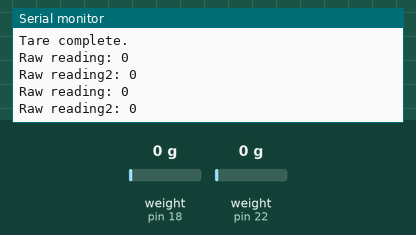
Bench run of a sketch on a simulated Arduino Uno, built with avr-gcc and run on an emulated ATmega328P. On the bench: the last lines printed to the serial monitor. The test bench sets the inputs (shaded band); at power-on: weight on the scale (sensors on pin 18, pin 22) 0 g.

Above: at 5.2 s.
5.3 s: weight on the scale (sensor on pin 18) set to 100 g
At 6.1 s:
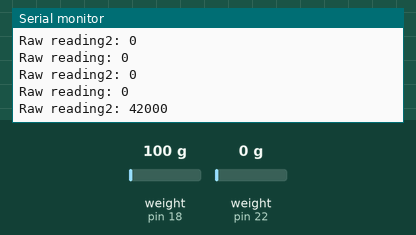
6.8 s: weight on the scale (sensor on pin 22) set to 100 g
At 7.5 s:
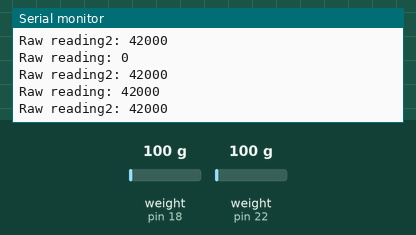
8.3 s: weight on the scale (sensor on pin 18) set to 1250 g
At 8.9 s:
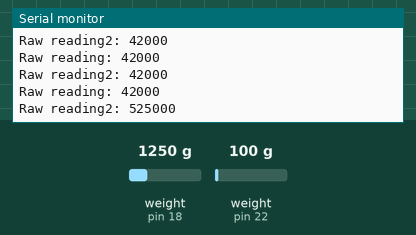
9.8 s: weight on the scale (sensor on pin 22) set to 1250 g
At 10.3 s:
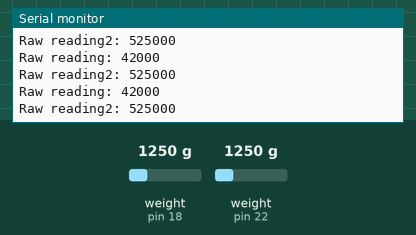
Timing chart, 0 to 12.3 s (numbered marks = the images above; inputs shaded):
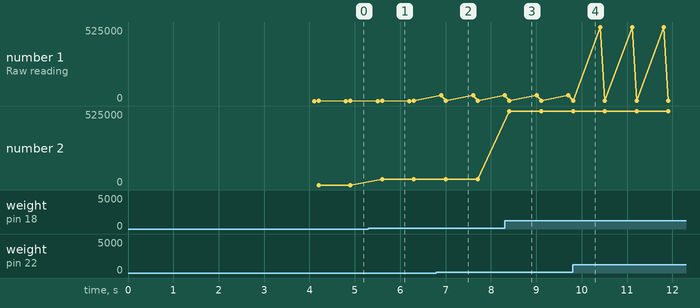

Measured:
- after the input at 5.3 s, the serial monitor: prints a new line after 0.30 s (image 1)
- after the input at 6.8 s, the serial monitor: prints a new line after 0.10 s (image 2)
- after the input at 8.3 s, the serial monitor: prints a new line after 0.11 s (image 3)
- plotted number 2: 0 → 42000 after the input at 5.3 s, 42000 → 525000 after the input at 8.3 s

The sketch:

LoadCell.ino
```cpp
#include "HX711.h"


// Pin configuration

#define DOUT 22
#define CLK 23
#define DOUT2 18
#define CLK2 19


HX711 scale;
HX711 scale2;


void setup() {

  Serial.begin(115200);
  Serial.println("HX711 Load Cell Test");


  // Initialize HX711

  scale.begin(DOUT, CLK);
  scale2.begin(DOUT2, CLK2);


  // Optional: Tare the scale (zero it)

  Serial.println("Taring... Remove any weight.");

  scale.tare();  // Reset scale to zero
  scale2.tare();

  delay(2000);

  Serial.println("Tare complete.");

}


void loop() {

  // Check if HX711 is ready

  if (scale.is_ready()) {

    long reading = scale.read();  // Raw ADC reading

    Serial.print("Raw reading: ");

    Serial.println(reading);

  } else {

    Serial.println("HX711 not ready.");

  }

    if (scale2.is_ready()) {

    long reading = scale2.read();  // Raw ADC reading

    Serial.print("Raw reading2: ");

    Serial.println(reading);

  } else {

    Serial.println("HX711 not ready.");

  }


  delay(500);

}
```
